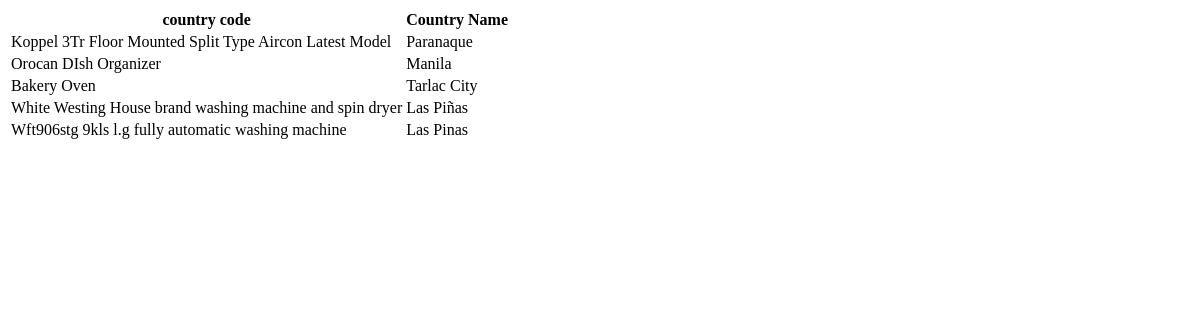
/pagi.php, run on the app's committed database.
### tables this page shows
CREATE TABLE IF NOT EXISTS `tbl_products` (
  `id` int(11) NOT NULL AUTO_INCREMENT,
  `prod_name` text NOT NULL,
  `prod_category` text NOT NULL,
  `price` float NOT NULL,
  `decription` text NOT NULL,
  `contact_number` text NOT NULL,
  `email` varchar(255) NOT NULL,
  `date_posted` date NOT NULL,
  `condition` text NOT NULL,
  `muni_city` text NOT NULL,
  `province` text NOT NULL,
  `seller` text NOT NULL,
  `picture1` text NOT NULL,
  `picture2` text NOT NULL,
  `picture3` text NOT NULL,
  `picture4` text NOT NULL,
  `picture5` text NOT NULL,
  `status` text NOT NULL,
  PRIMARY KEY (`id`)
);

### pagi.php (the view, shortened to what this page needs)
<?php
include ('paginate.php');
$per_page = 5;
$result = mysql_query("SELECT * FROM tbl_products WHERE prod_category = 'Appliances' ORDER BY date_posted DESC");
$total_results = mysql_num_rows($result);
$total_pages = ceil($total_results / $per_page);
if (isset($_GET['page'])) {
    $show_page = $_GET['page'];
    if ($show_page > 0 && $show_page <= $total_pages) {
        $start = ($show_page - 1) * $per_page;
        $end = $start + $per_page;
    } else {
        $start = 0;
        $end = $per_page;
    }
} else {
    $start = 0;
    $end = $per_page;
}
?>
<!DOCTYPE html>
<html lang="en">
<head>
    <link rel="stylesheet" type="text/css" href="css/style.css" />
</head>
<body>
    <div class="container">
        <div class="row">
            <div class="span6 offset3">
                <div class="mini-layout">
                 <?php
                    echo "<table class='table table-bordered'>";
                    echo "<thead><tr><th>country code</th> <th>Country Name</th></tr></thead>";
                    for ($i = $start; $i < $end; $i++) {
                        echo "<tr  >";
                        echo '<td>' . mysql_result($result, $i, 'prod_name') . '</td>';
                        echo '<td>' . mysql_result($result, $i, 'muni_city') . '</td>';
                        echo "</tr>";
                    }
                echo "</table>";
            ?>
            </div>
        </div>
    </div>
</div>
</body>
</html>

### data on the page
tbl_products: prod_name "Koppel 3Tr Floor Mounted Split Type Aircon Latest Model", muni_city "Paranaque"
tbl_products: prod_name "Orocan DIsh Organizer", muni_city "Manila"
tbl_products: prod_name "Bakery Oven", muni_city "Tarlac City"
tbl_products: prod_name "White Westing House brand washing machine and spin dryer", muni_city "Las Piñas"
tbl_products: prod_name "Wft906stg 9kls l.g fully automatic washing machine", muni_city "Las Pinas"
